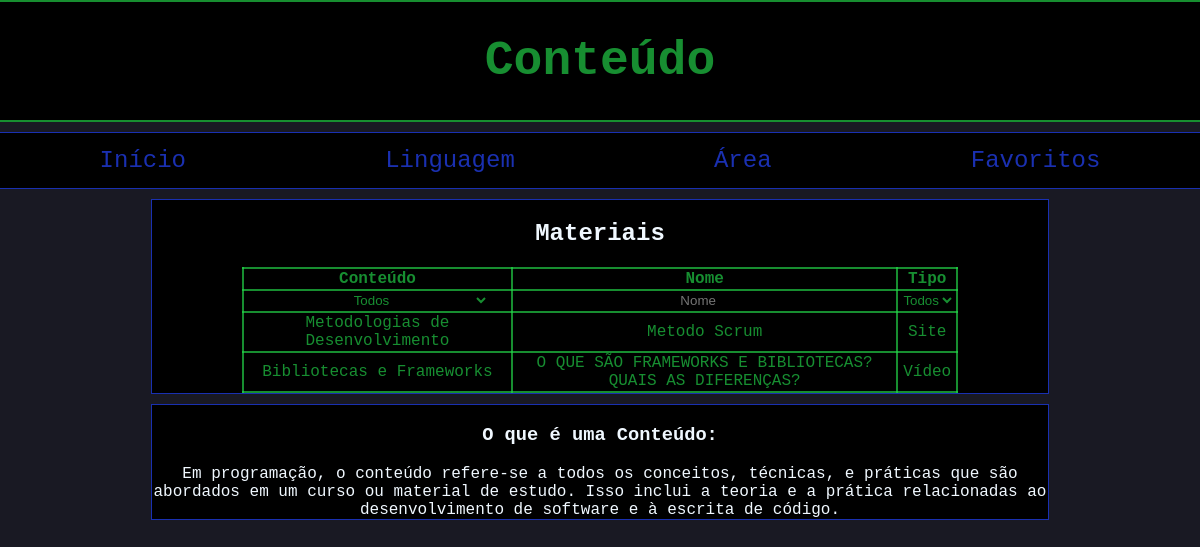
The app's page /ypw/conteudo.php with its own data.
### tables this page shows
create table material(
	id varchar(5) not null,
    nome varchar(100) not null,
    linguagem varchar(50),
    conteudo varchar(50),
    	link varchar(1000) not null,
    area varchar(50),
    primary key(id)
);

### ypw/conteudo.php (the view, shortened to what this page needs)
<?php
    require_once 'conn.php';
    $nome=$_GET['nome'];
    $senha=$_GET['senha'];
    $dic = array(
        "LV" => "Livro",
        "ST" => "Site",
        "VD" => "Vídeo"
    );
?>
<!DOCTYPE html>
<html lang="en">
<head>
    <link rel="stylesheet" href="css/algum.css">
</head>
<body>
    <div class="container">
        <header class="full">
            <h1 >Conteúdo</h1>
        </header>
        <nav class="full">
            <a class="a" href="lobby.php?senha=<?php echo $senha?>&nome=<?php echo $nome?>">Início</a>
            <a class="a" href="linguagem.php?senha=<?php echo $senha?>&nome=<?php echo $nome?>">Linguagem</a>
            <a class="a" href="area.php?senha=<?php echo $senha?>&nome=<?php echo $nome?>">Área</a>
            <a class="a" href="favorites.php?senha=<?php echo $senha?>&nome=<?php echo $nome?>">Favoritos</a>
        </nav>
        <section class="mid flexc">
        <h1>Materiais</h1>
        <table id="table">
        <tr>
                    <th>Conteúdo</th>
                    <th>Nome</th>
                    <th>Tipo</th>
                </tr>
                <tr>
                    <th>
                        <select onchange="pecchanged()" id="pec" name="languagename">
                            <option value="td">Todos</option>
                          </select>
                    <th>
                        <input type="search" id="mt" name="materialname" placeholder="Nome" onsearch="mtchanged()">
                    </th>
                    <th>
                        <select onchange="tipochanged()" id="tipo" name="languagetipo">
                            <option value="td">Todos</option>
                        </select>
                    </th>
                </tr>
                <?php
                    $query = "SELECT * FROM material where conteudo!=''";
                    $query_run = mysqli_query($conn, $query);
                    if(mysqli_num_rows($query_run) > 0)
                        {
                            foreach($query_run as $material)
                            {
                                ?>
                                <tr>
                                    <td data-pec="<?= $material['conteudo']; ?>"><?= $material['conteudo']; ?></td>
                                    <td data-mt="<?= $material['nome']; ?>"><a  id="mt" href="<?php echo $material['link']; ?>"><?= $material['nome']; ?></a></td>
                                    <td data-tipo="<?= $dic[substr($material['id'],0,2)]; ?>"><?= $dic[substr($material['id'],0,2)]; ?></td>
                                </tr>
                                <?php
                            }
                        }
            ?>
            </table>
        </section>
        <article class="mid flexd">
            <h3>O que é uma Conteúdo:</h3>
            Em programação, o conteúdo refere-se a todos os conceitos, técnicas, e práticas
            que são abordados em um curso ou material de estudo. Isso inclui a teoria e a
            prática relacionadas ao desenvolvimento de software e à escrita de código.
        </article>
    </div>
</body>
</html>

### ypw/css/algum.css (style rules this page uses)
body { margin: 0px; background-color:rgba(24, 24, 34, 0.993); font-family: A Std, monospace ; }
header { text-align: center; border: 2px solid rgba(36, 221, 76, 0.644); color: rgba(36, 221, 76, 0.644); background-color: black; border-left: 0px; border-right: 0px; font-size: x-large; }
.a:link, a:visited { color: rgba(31, 58, 212, 0.836); padding: 14px 25px; text-align: center; text-decoration: none; }
nav { background-color: black; border: rgba(31, 58, 212, 0.836),1px solid; border-left: 0px; border-right: 0px; display: flex; justify-content: space-around; flex-wrap: wrap; font-size: x-large; }
.flexd { background-color: black; color: aliceblue; border: rgba(31, 58, 212, 0.836),1px solid; display: flex; flex-direction: column; align-items: center; justify-content: center; text-align: center; }
.flexc { background-color: black; color: aliceblue; border: rgba(31, 58, 212, 0.836),1px solid; display: flex; flex-direction: column; align-items: center; flex-wrap: nowrap; }
.container { display: grid; grid-template-columns: repeat(8,1fr); gap: 10px; grid-auto-rows: minmax(50px,auto); }
.full { grid-column: 1/9; }
.mid { grid-column: 2/8; }
table { border: 2px solid rgba(36, 221, 76, 0.644); color: rgba(36, 221, 76, 0.644); background-color: black; border-collapse: collapse; width: 80%; }
th,tr,td { border: 2px solid rgba(36, 221, 76, 0.644); text-align: center; }
#tipo { background-color: black; color: rgba(36, 221, 76, 0.644); margin: 0px 0px; border: none; border-radius: 4px; cursor: pointer; text-align: center; }
#pec { background-color: black; color: rgba(36, 221, 76, 0.644); margin: 0px 0px; border: none; border-radius: 4px; cursor: pointer; text-align: center; }
#mt { background-color: black; color: rgba(36, 221, 76, 0.644); margin: 0px 0px; border: none; border-radius: 4px; cursor: pointer; text-align: center; }
#mt:link, #mt:visited { text-align: center; text-decoration: none; }

### records on screen
material: conteudo "Metodologias de Desenvolvimento", nome "Metodo Scrum", id "Site"
material: conteudo "Bibliotecas e Frameworks", nome "O QUE SÃO FRAMEWORKS E BIBLIOTECAS? QUAIS AS DIFERENÇAS?", id "Vídeo"
